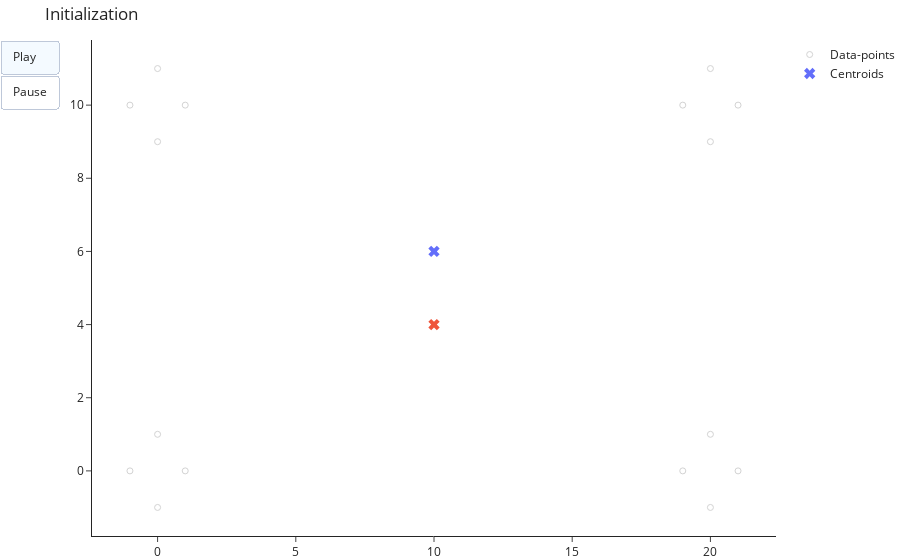

Notebook code cell kept with this figure:
### Markdown cell above
### Sub-optimal Solution Scenario

### Code cell
X = np.array([[-1,0,0,1],[0,-1,1,0]]).T
X = np.concatenate([X + [0, 0], X + [20, 10], X + [20, 0], X + [0, 10]])

centroids = np.array([[10,6],[10,4]])

animate_kmeans(X, K_Means(initial_centroids=centroids, tie_breaking="random").fit(X), 
               frame_duration=500, save_to="../kmeans-suboptimal.gif")

### Figure 1 — Plotly figure (JSON) as saved in the notebook; plotly's stock layout.template omitted (floating-point values rounded to 4 significant figures)
{"data": [{"marker": {"color": ["lightgrey", "lightgrey", "lightgrey", "lightgrey", "lightgrey", "lightgrey", "lightgrey", "lightgrey", "lightgrey", "lightgrey", "lightgrey", "lightgrey", "lightgrey", "lightgrey", "lightgrey", "lightgrey"], "symbol": "circle-open"}, "mode": "markers", "name": "Data-points", "type": "scatter", "x": [-1, 0, 0, 1, 19, 20, 20, 21, 19, 20, 20, 21, -1, 0, 0, 1], "y": [0, -1, 1, 0, 10, 9, 11, 10, 0, -1, 1, 0, 10, 9, 11, 10]}, {"marker": {"color": ["#636EFA", "#EF553B", "#00CC96", "#AB63FA", "#FFA15A", "#19D3F3", "#FF6692", "#B6E880", "#FF97FF", "#FECB52"], "size": 10, "symbol": "x"}, "mode": "markers", "name": "Centroids", "type": "scatter", "x": [10, 10], "y": [6, 4]}], "layout": {"title": {"text": "Initialization"}, "updatemenus": [{"buttons": [{"args": [null, {"frame": {"duration": 500}}], "label": "Play", "method": "animate"}, {"args": [[null], {"frame": {"duration": 0, "redraw": false}, "mode": "immediate", "transition": {"duration": 0}}], "label": "Pause", "method": "animate"}], "type": "buttons", "visible": true}]}}
